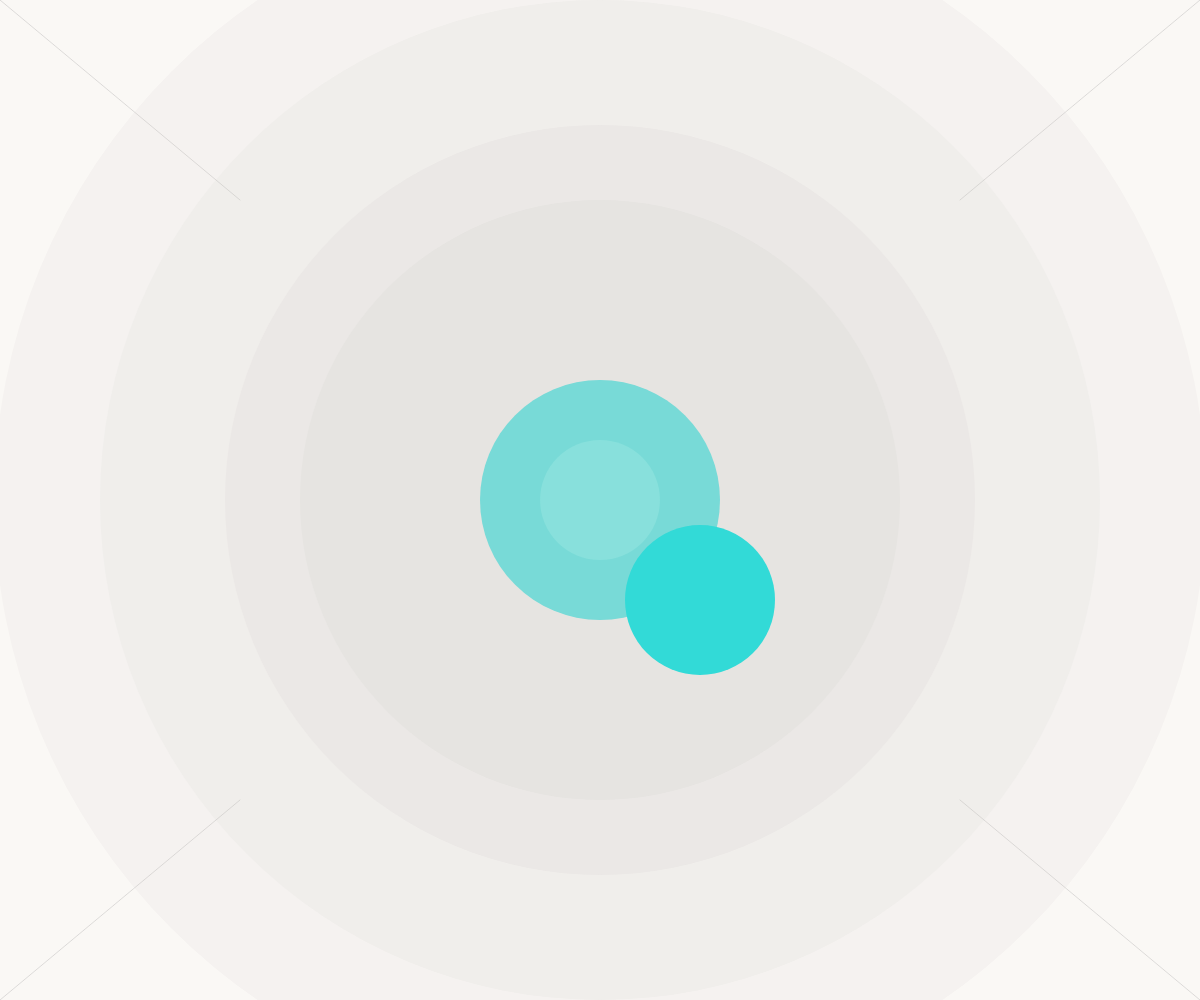
Frame 1 (no input)
Frame 60 (no input): identical to frame 1, image omitted
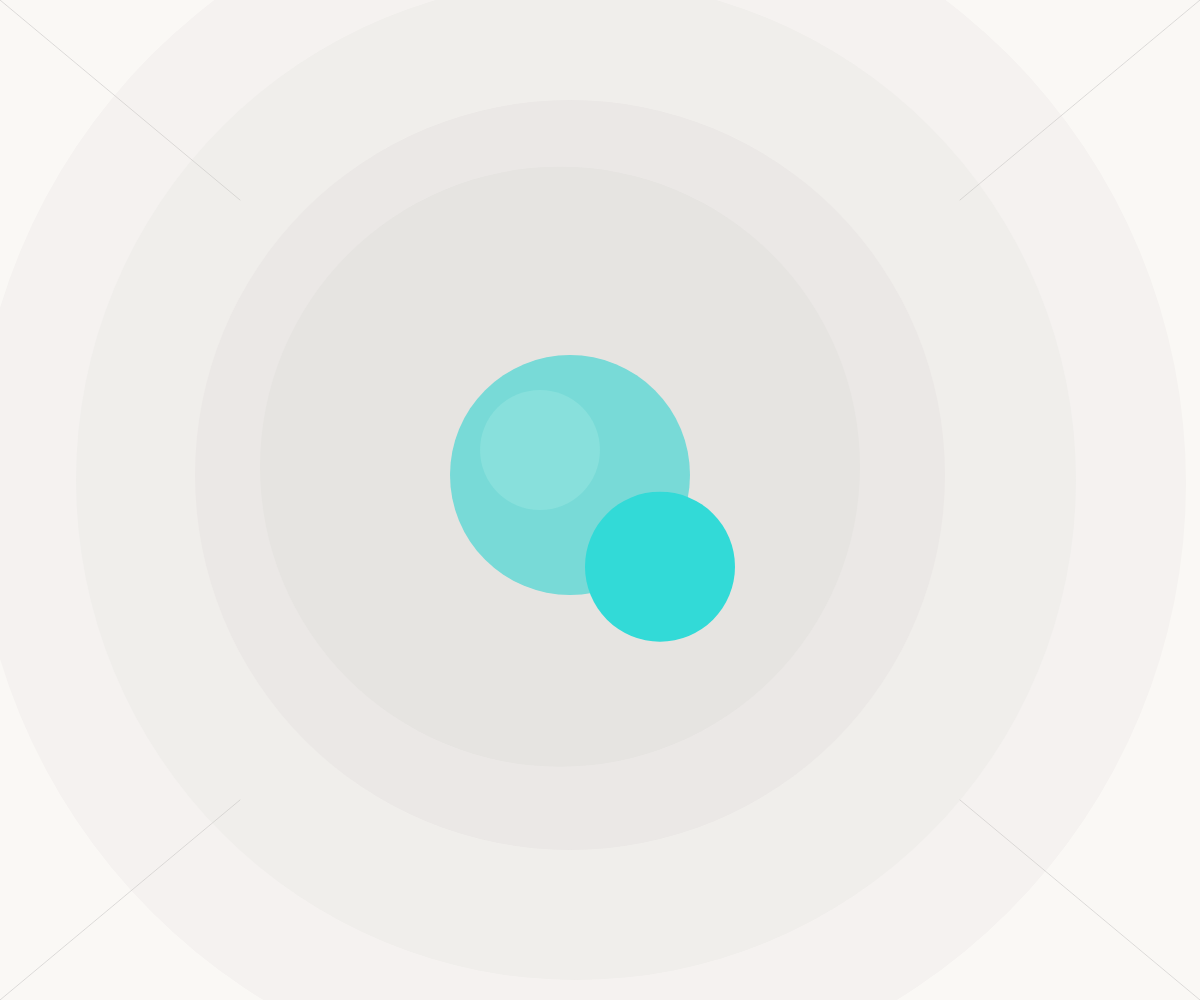
Frame 120 (the mouse pressed at the canvas centre since frame 60)

The p5.js sketch that drew these frames (run headless with seeded random() and noise() and a simulated clock; from frame 60 on, the mouse is pressed at the canvas centre):

// p5.js sketch
// ── sketch.js
function setup() {
	createCanvas(windowWidth,windowHeight);
}

function draw() {
	// Canvas Center Variables
	var centerX = windowWidth/2;
	var centerY = windowHeight/2;

	// Mouse Parallax Variables
	var parallaxX = mouseX/10;
	var parallaxY = mouseY/10;

	// Canvas Background
	background(250,248,245);

	ellipseMode(CENTER);
	noStroke();
	
	fill(245,242,240);
	ellipse(centerX-parallaxX/3,centerY-parallaxY/3,windowWidth*1.01,windowWidth*1.01);

	fill(240,238,235);
	ellipse(centerX-parallaxX/2.5,centerY-parallaxY/2.5,windowWidth/1.2,windowWidth/1.2);

	fill(235,232,230);
	ellipse(centerX-parallaxX/2,centerY-parallaxY/2,windowWidth/1.6,windowWidth/1.6);

	fill(230,228,225);
	ellipse(centerX-parallaxX/1.5,centerY-parallaxY/1.5,windowWidth/2,windowWidth/2);

	// Outside Lines
	stroke(200,198,195,150);
	line(0,0,windowWidth/5,windowHeight/5);
	line(0,windowHeight,windowWidth/5,windowHeight-windowHeight/5);
	line(windowWidth,0,windowWidth-windowWidth/5,windowHeight/5);
	line(windowWidth,windowHeight,windowWidth-windowWidth/5,windowHeight-windowHeight/5);

	// Foreground Objects
	noStroke();
	
	fill(120,218,215);
	ellipse(centerX-parallaxX/2,centerY-parallaxY/2,windowWidth/5,windowWidth/5);

	fill(50,218,215);
	ellipse(centerX+100-parallaxX/1.5,centerY+100-parallaxY/1.5,windowWidth/8,windowWidth/8);

	fill(200,250,240,50);
	ellipse(centerX-parallaxX,centerY-parallaxY,windowWidth/10,windowWidth/10);
}
